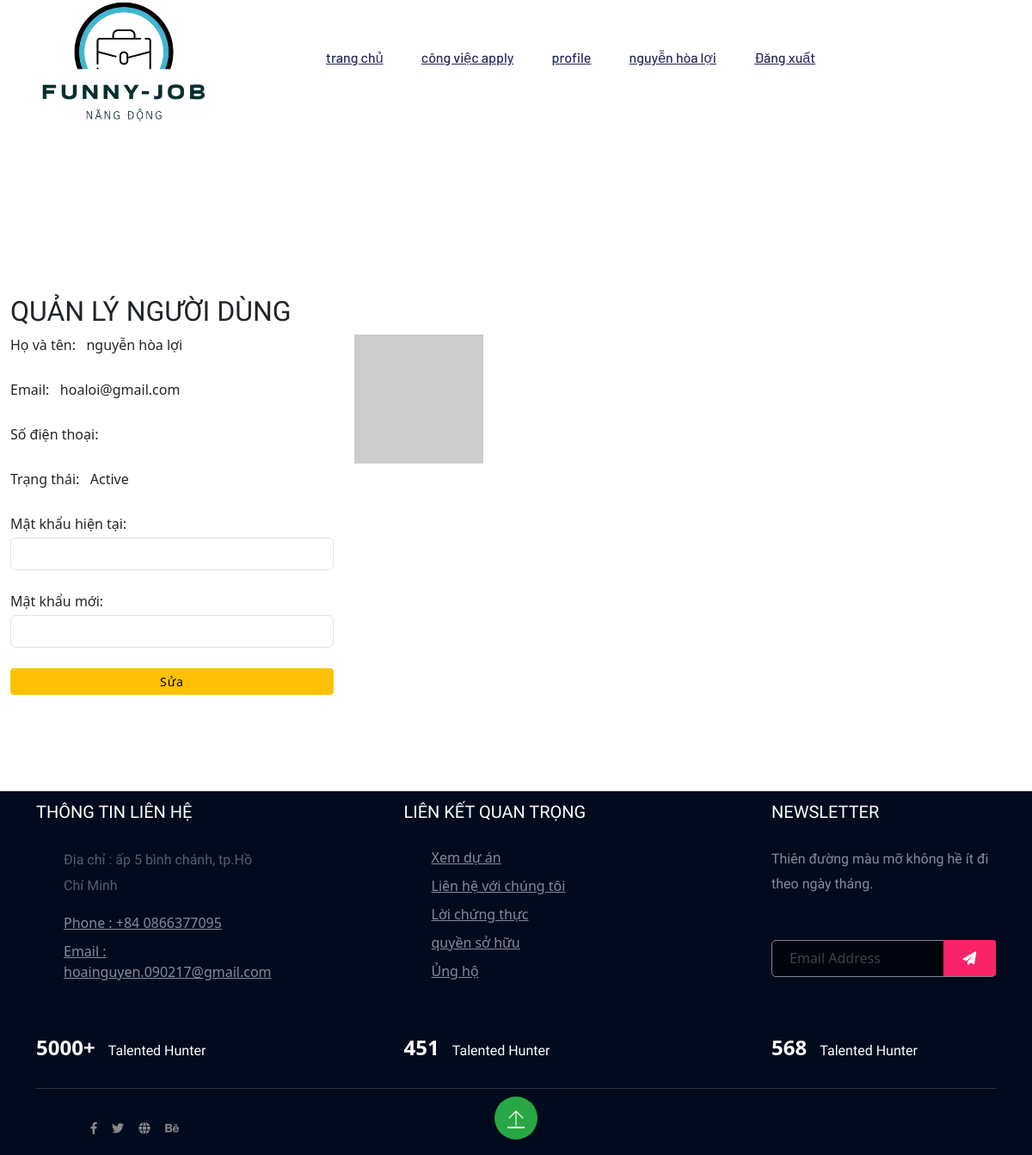
Page /index.php?act=profile_can (signed in) on the committed database.
### tables this page shows
CREATE TABLE IF NOT EXISTS `users` (
  `UserID` int NOT NULL AUTO_INCREMENT,
  `FullName` varchar(100) NOT NULL,
  `Email` varchar(100) NOT NULL,
  `PasswordHash` varchar(255) NOT NULL,
  `UserType` enum('Admin','Candidate','Employer') NOT NULL DEFAULT 'Candidate',
  `PhoneNumber` varchar(15) DEFAULT NULL,
  `ProfilePictureURL` varchar(255) DEFAULT NULL,
  `CreatedAt` timestamp NULL DEFAULT CURRENT_TIMESTAMP,
  `UpdatedAt` timestamp NULL DEFAULT CURRENT_TIMESTAMP ON UPDATE CURRENT_TIMESTAMP,
  `DateOfBirth` date DEFAULT NULL,
  `Address` varchar(255) DEFAULT NULL,
  `Gender` enum('Male','Female','Other') DEFAULT NULL,
  `UserStatus` enum('Active','Inactive','Banned') DEFAULT 'Active',
  `LastLogin` timestamp NULL DEFAULT NULL,
  `Bio` text,
  PRIMARY KEY (`UserID`),
  UNIQUE KEY `Email` (`Email`)
);

### model/user.php (called while the page is built, shortened)
<?php
function getUserByID($UserID) {
    $conn = connectdb();
    $stmt = $conn->prepare("SELECT * FROM users WHERE UserID = :UserID");
    $stmt->bindParam(':UserID', $UserID, PDO::PARAM_INT);
    $stmt->execute();
    return $stmt->fetch(PDO::FETCH_ASSOC);
}
?>

### views/profile.php (the view, shortened to what this page needs)
<?php
   $userid =  $_SESSION['UserID'];
   $user = getUserByID($userid);
?>
<section class="mt-5 pt-5">
    <div class="container-fluid py-5 mb-5 mt-5">
        <h2>QUẢN LÝ NGƯỜI DÙNG</h2>
        <div class="row">
            <div class="col-md-4">
                <form action="index.php?act=updateuser_foruser" method="post" enctype="multipart/form-data" class="d-flex flex-column">
                    <label for="fullname" class="mb-1">Họ và tên:&nbsp;&nbsp;&nbsp;<?php echo htmlspecialchars($user['FullName'] ?? ''); ?></label>
                    <br>
                    <label for="email" class="mb-1">Email:&nbsp;&nbsp;&nbsp;<?php echo htmlspecialchars($user['Email'] ?? ''); ?></label>
                    <br>
                    <label for="number" class="mb-1">Số điện thoại:&nbsp;&nbsp;&nbsp;<?php echo htmlspecialchars($user['PhoneNumber'] ?? ''); ?></label>
                    <br>
                    <label for="status" class="mb-1">Trạng thái:&nbsp;&nbsp;&nbsp;<?php echo htmlspecialchars($user['UserStatus'] ?? ''); ?></label>
                    <br>
                    <label for="currentPassword" class="mb-1">Mật khẩu hiện tại:</label>
                    <input type="password" name="currentPassword" id="currentPassword" class="form-control" required>
                    <br>
                    <label for="newPassword" class="mb-1">Mật khẩu mới:</label>
                    <input type="password" name="newPassword" id="newPassword" class="form-control">
                    <br>
                    <a href="index.php?act=mo_updateuser_foruser&id=<?php echo $user['UserID']; ?>" class="btn btn-warning btn-sm">Sửa</a>
                </form>
            </div>
            <div class="col-md-4">
                <img src="<?php echo htmlspecialchars($user['ProfilePictureURL'] ?? 'https://via.placeholder.com/150'); ?>" alt="ảnh đại diện" class="img-fluid">
            </div>
        </div>
    </div>
</section>

### rows in the picture
users: FullName "nguyễn hòa lợi", Email "hoaloi@gmail.com", UserStatus "Active"

### other values in the picture
$ten "nguyễn hòa lợi"
